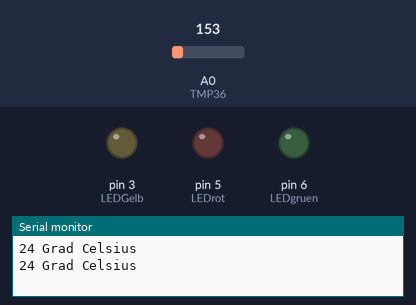
The sketch below on a simulated Arduino Uno, built with avr-gcc and run on an emulated ATmega328P. On the bench: output pins drawn as LEDs (lit = HIGH), the last lines printed to the serial monitor. The inputs (shaded band) are chosen by the test bench; at power-on: A0 (TMP36) = 153.

Above: at 1.3 s.
1.4 s: A0 (TMP36) set to 154
At 2.9 s:
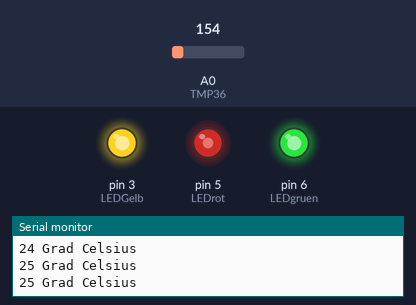
3.5 s: A0 (TMP36) set to 165
At 4.5 s:
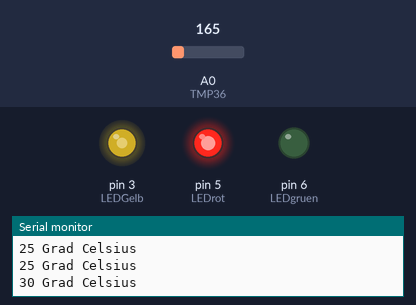
Timing chart, 0 to 6.5 s (numbered marks = the images above; inputs shaded):
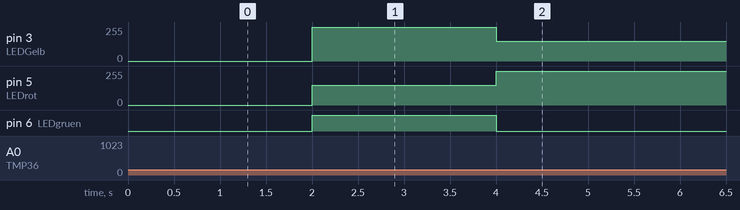

Measured:
- the behaviour switches between 153 and 154 on A0 (TMP36) (found by bisection; images 0 and 1)
- after the input at 1.4 s, pin 3 (LEDGelb): 0/255 → 255/255 after 0.60 s; pin 5 (LEDrot): 0/255 → 150/255 after 0.60 s; pin 6 (LEDgruen): LOW → HIGH after 0.60 s
- after the input at 3.5 s, pin 3 (LEDGelb): 255/255 → 150/255 after 0.50 s; pin 5 (LEDrot): 150/255 → 255/255 after 0.50 s; pin 6 (LEDgruen): HIGH → LOW after 0.50 s

The sketch:

Thermometer_led.ino
```cpp
int TMP36 = A0;
int sensorwert;
int temperatur = 0;
int t=500;
int LEDGelb = 3; // Farbe blau an Pin 3
int LEDrot = 5; // Farbe rot an Pin 5
int LEDgruen= 6; // Farbe gruen an Pin 6
int brightness1a = 255; // Zahlenwert zwischen 0 und 255 – gibt die Leuchtstärke der einzelnen Farbe an
int brightness1b = 150; // Zahlenwert zwischen 0 und 255 – gibt die Leuchtstärke der einzelnen Farbe an
int brightness1c = 100; // Zahlenwert zwischen 0 und 255 – gibt die Leuchtstärke der einzelnen Farbe an
int dunkel = 0; // Zahlenwert 0 bedeutet Spannung 0V – also LED aus1

void setup() {
  Serial.begin(9600);
  pinMode(LEDGelb, OUTPUT);
  pinMode(LEDgruen, OUTPUT);
  pinMode(LEDrot, OUTPUT);

  }

void loop() {
  sensorwert=analogRead(TMP36);
  temperatur= map(sensorwert, 0, 410, -50, 150);
  delay(t);
  Serial.print(temperatur);
  Serial.println(" Grad Celsius");
  if(temperatur >=28)
  {analogWrite(LEDrot, brightness1a);
   analogWrite(LEDGelb, brightness1b);
   analogWrite(LEDgruen, 0);// gruen und rot ein = gelb
  }
  else if(temperatur <28 && temperatur > 24)// gruen und blau ein = türkis
  {analogWrite(LEDGelb, brightness1a);
  analogWrite(LEDrot,brightness1b);
  analogWrite(LEDgruen,brightness1a);}

  else if (temperatur <20 && temperatur > 23)
  {analogWrite(LEDgruen, brightness1a);
  analogWrite(LEDrot, 0);
  analogWrite(LEDGelb, brightness1b);// rot und blau ein = lila
  }
}
```
